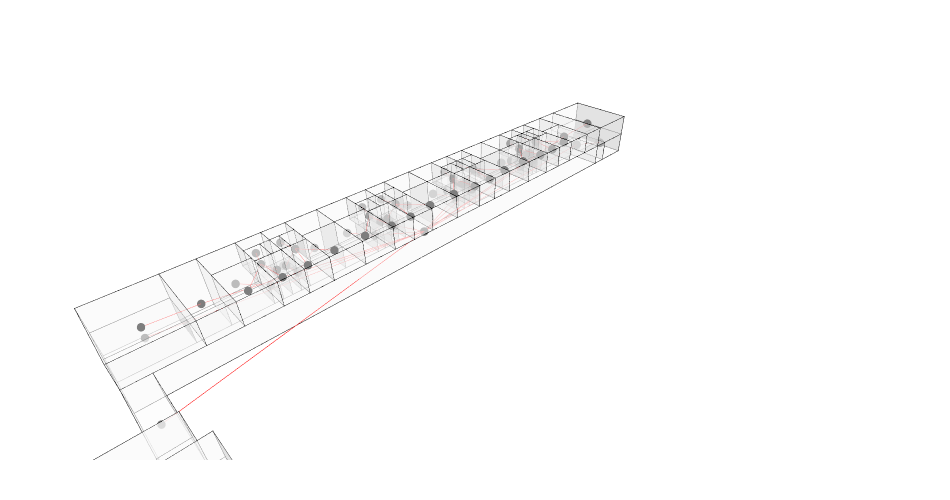

Write notebook code for a chart like this one.
### Markdown cell above
## 9. Visualise

### Code cell
Topology.Show(cc, graph, renderer=renderer)

### Figure 1 — Plotly figure (JSON) as saved in the notebook; plotly's stock layout.template omitted (floating-point values rounded to 4 significant figures; data arrays with more than 128 entries replaced by an {"elided": "..."} marker saying what was removed)
{"data": [{"customdata": {"elided": "818 str values"}, "hoverinfo": "text", "hovertemplate": {"elided": "818 str values"}, "hovertext": {"elided": "818 str values"}, "legendgroup": "1", "legendrank": 1, "marker": {"color": {"elided": "818 str values"}, "line": {"width": 0}, "opacity": 1, "size": {"elided": "818 float values"}, "sizemode": "diameter", "symbol": "circle"}, "mode": "markers", "name": "1: Untitled (Vertices)", "showlegend": false, "text": {"elided": "818 str values"}, "textfont": {"size": 5}, "type": "scatter3d", "x": {"elided": "818 float values"}, "y": {"elided": "818 float values"}, "z": {"elided": "818 float values"}}, {"hoverinfo": "text", "legendgroup": "2", "legendrank": 2, "line": {"color": "black", "dash": "solid", "width": 1}, "marker": {"size": 0}, "mode": "lines", "name": "1: Untitled (Edges)", "showlegend": false, "text": "", "type": "scatter3d", "x": {"elided": "3477 float values"}, "y": {"elided": "3477 float values"}, "z": {"elided": "3477 float values"}}, {"cmax": 1, "cmin": 0, "color": "#FAFAFA", "colorscale": [[0, "#440154"], [0.1111, "#482878"], [0.2222, "#3e4989"], [0.3333, "#31688e"], [0.4444, "#26828e"], [0.5556, "#1f9e89"], [0.6667, "#35b779"], [0.7778, "#6ece58"], [0.8889, "#b5de2b"], [1, "#fde725"]], "flatshading": true, "hoverinfo": "text", "hovertext": "", "i": {"elided": "2499 int values"}, "j": {"elided": "2499 int values"}, "k": {"elided": "2499 int values"}, "legendgroup": "3", "legendrank": 3, "lighting": {"facenormalsepsilon": 0}, "name": "1: Untitled (Faces)", "opacity": 0.5, "showlegend": false, "showscale": false, "text": "", "type": "mesh3d", "x": {"elided": "961 float values"}, "y": {"elided": "961 float values"}, "z": {"elided": "961 float values"}}, {"hoverinfo": "text", "legendgroup": "6", "legendrank": 6, "line": {"color": "red", "dash": "solid", "width": 1}, "marker": {"size": 0}, "mode": "lines", "name": "2: Untitled Graph (Edges)", "showlegend": false, "text": "", "type": "scatter3d", "x": {"elided": "225 float values"}, "y": {"elided": "225 float values"}, "z": {"elided": "225 float values"}}, {"customdata": ["", "", "", "", "", "", "", "", "", "", "", "", "", "", "", "", "", "", "", "", "", "", "", "", "", "", "", "", "", "", "", "", "", "", "", "", "", "", "", "", "", "", "", "", "", "", "", "", "", "", "", "", "", "", "", "", "", "", "", "", "", "", "", "", "", "", "", "", "", "", "", "", "", "", "", "", ""], "hoverinfo": "text", "hovertemplate": ["Click ", "Click ", "Click ", "Click ", "Click ", "Click ", "Click ", "Click ", "Click ", "Click ", "Click ", "Click ", "Click ", "Click ", "Click ", "Click ", "Click ", "Click ", "Click ", "Click ", "Click ", "Click ", "Click ", "Click ", "Click ", "Click ", "Click ", "Click ", "Click ", "Click ", "Click ", "Click ", "Click ", "Click ", "Click ", "Click ", "Click ", "Click ", "Click ", "Click ", "Click ", "Click ", "Click ", "Click ", "Click ", "Click ", "Click ", "Click ", "Click ", "Click ", "Click ", "Click ", "Click ", "Click ", "Click ", "Click ", "Click ", "Click ", "Click ", "Click ", "Click ", "Click ", "Click ", "Click ", "Click ", "Click ", "Click ", "Click ", "Click ", "Click ", "Click ", "Click ", "Click ", "Click ", "Click ", "Click ", "Click "], "hovertext": ["", "", "", "", "", "", "", "", "", "", "", "", "", "", "", "", "", "", "", "", "", "", "", "", "", "", "", "", "", "", "", "", "", "", "", "", "", "", "", "", "", "", "", "", "", "", "", "", "", "", "", "", "", "", "", "", "", "", "", "", "", "", "", "", "", "", "", "", "", "", "", "", "", "", "", "", ""], "legendgroup": "5", "legendrank": 5, "marker": {"color": ["#000000", "#000000", "#000000", "#000000", "#000000", "#000000", "#000000", "#000000", "#000000", "#000000", "#000000", "#000000", "#000000", "#000000", "#000000", "#000000", "#000000", "#000000", "#000000", "#000000", "#000000", "#000000", "#000000", "#000000", "#000000", "#000000", "#000000", "#000000", "#000000", "#000000", "#000000", "#000000", "#000000", "#000000", "#000000", "#000000", "#000000", "#000000", "#000000", "#000000", "#000000", "#000000", "#000000", "#000000", "#000000", "#000000", "#000000", "#000000", "#000000", "#000000", "#000000", "#000000", "#000000", "#000000", "#000000", "#000000", "#000000", "#000000", "#000000", "#000000", "#000000", "#000000", "#000000", "#000000", "#000000", "#000000", "#000000", "#000000", "#000000", "#000000", "#000000", "#000000", "#000000", "#000000", "#000000", "#000000", "#000000"], "line": {"width": 0}, "opacity": 1, "size": [10, 10, 10, 10, 10, 10, 10, 10, 10, 10, 10, 10, 10, 10, 10, 10, 10, 10, 10, 10, 10, 10, 10, 10, 10, 10, 10, 10, 10, 10, 10, 10, 10, 10, 10, 10, 10, 10, 10, 10, 10, 10, 10, 10, 10, 10, 10, 10, 10, 10, 10, 10, 10, 10, 10, 10, 10, 10, 10, 10, 10, 10, 10, 10, 10, 10, 10, 10, 10, 10, 10, 10, 10, 10, 10, 10, 10], "sizemode": "diameter", "symbol": "circle"}, "mode": "markers", "name": "2: Untitled Graph (Vertices)", "showlegend": false, "text": ["", "", "", "", "", "", "", "", "", "", "", "", "", "", "", "", "", "", "", "", "", "", "", "", "", "", "", "", "", "", "", "", "", "", "", "", "", "", "", "", "", "", "", "", "", "", "", "", "", "", "", "", "", "", "", "", "", "", "", "", "", "", "", "", "", "", "", "", "", "", "", "", "", "", "", "", ""], "textfont": {"size": 5}, "type": "scatter3d", "x": [63.07, 65.86, 68.29, 30.64, 59.13, 59.34, 69.33, 69.33, -2.3, -0.0625, 5.175, 8.912, 12.31, 15.14, 18.54, 22.51, 25.91, 28.74, 32.14, 36.11, 39.51, 42.34, 45.74, 49.71, 53.11, 55.94, -0.0625, 9.118, 12.12, 13.19, 14.26, 15.32, 18.33, 22.72, 25.73, 26.79, 27.86, 28.93, 31.93, 36.32, 39.32, 40.39, 41.46, 42.52, 45.53, 49.92, 52.93, 53.99, 55.06, 56.12, 55.94, 55.59, 56.47, -5.625, 11.78, 15.67, 25.38, 29.27, 38.97, 42.88, 52.58, 12.66, 12.31, 14.79, 15.14, 26.26, 25.91, 28.39, 28.74, 39.86, 39.51, 41.99, 42.34, 53.46, 53.11, -5.1, -5.1], "y": [27.52, 26.75, 26.75, 24.48, 29.25, 24.87, 24.48, 29.09, 17.82, 26.75, 27.52, 24.87, 24.48, 24.48, 24.87, 24.87, 24.48, 24.48, 24.87, 24.87, 24.48, 24.48, 24.87, 24.87, 24.48, 24.48, 29.09, 29.25, 28.09, 28.09, 28.09, 28.09, 29.25, 29.25, 28.09, 28.09, 28.09, 28.09, 29.25, 29.25, 28.09, 28.09, 28.09, 28.09, 29.25, 29.25, 28.09, 28.09, 28.09, 28.09, 30.35, 30.35, 28.09, 11.85, 28.09, 28.09, 28.09, 28.09, 28.09, 28.09, 28.09, 30.35, 30.35, 30.35, 30.35, 30.35, 30.35, 30.35, 30.35, 30.35, 30.35, 30.35, 30.35, 30.35, 30.35, 5.1, 5.1], "z": [3.511, 1.5, 4.5, 1.5, 2.74, 4.5, 1.5, 1.5, 1.5, 4.5, 3.511, 4.5, 4.5, 4.5, 4.5, 4.5, 4.5, 4.5, 4.5, 4.5, 4.5, 4.5, 4.5, 4.5, 4.5, 4.5, 1.5, 2.74, 1.5, 3, 3, 1.5, 2.74, 2.74, 1.5, 3, 3, 1.5, 2.74, 2.74, 1.5, 3, 3, 1.5, 2.74, 2.74, 1.5, 3, 3, 1.5, 4.5, 1.5, 4.5, 3, 4.5, 4.5, 4.5, 4.5, 4.5, 4.5, 4.5, 1.5, 4.5, 1.5, 4.5, 1.5, 4.5, 1.5, 4.5, 1.5, 4.5, 1.5, 4.5, 1.5, 4.5, 1.5, 4.5]}], "layout": {"autosize": true, "height": 500, "margin": {"b": 40, "l": 40, "r": 40, "t": 40}, "paper_bgcolor": "RGBA(0,0,0,0)", "plot_bgcolor": "RGBA(0,0,0,0)", "scene": {"aspectmode": "data", "camera": {"center": {"x": 0, "y": 0, "z": 0}, "eye": {"x": -1.25, "y": -1.25, "z": 1.25}, "projection": {"type": "perspective"}, "up": {"x": 0, "y": 0, "z": 1}}, "xaxis": {"visible": false}, "yaxis": {"visible": false}, "zaxis": {"visible": false}}, "showlegend": true, "width": 950, "xaxis": {"showgrid": false, "visible": false, "zeroline": false}, "yaxis": {"showgrid": false, "visible": false, "zeroline": false}}}
